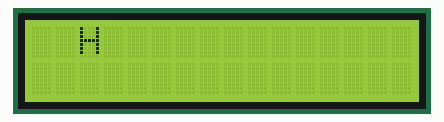
Recording of a sketch running on a simulated ESP8266 (NodeMCU). Parts: 16×2 character LCD. WiFi joins after 1.5 s; servers stay silent unless stated; network time is answered at once with the bench clock; the local clock reads 2024-03-15 10:24:30 at power-on unless the sketch sets it; what the sketch prints to the serial monitor is not drawn.

Above: at 0.1 s.
At 0.6 s:
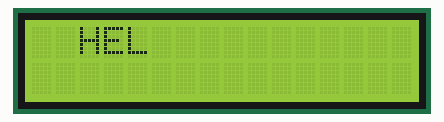
At 1.1 s:
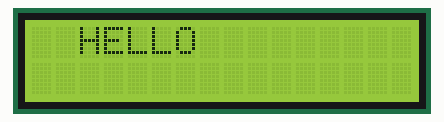
At 1.9 s:
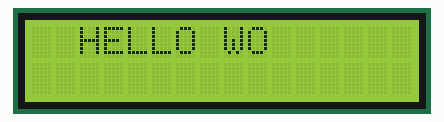
At 2.6 s:
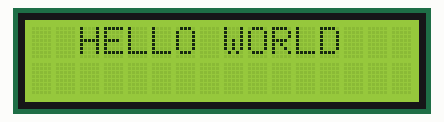
At 3.1 s:
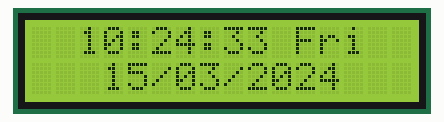

Measured:
- what the display in image 2 shows lasts 0.5 s, from 1.1 s to 1.6 s
- what the display in image 5 shows lasts 1.0 s, from 3.0 s to 4.0 s

The sketch:

ESP_NTP_Date_Time.ino
```cpp
#include <NTPClient.h>
#include <ESP8266WiFi.h>
#include <WiFiUdp.h>
#include <LiquidCrystal_I2C.h>

LiquidCrystal_I2C lcd(0x27, 16, 2);                               // create I2C object

const char *ssid = "MADT";                                        // WIFI Name
const char *password = "luckydumpy";                              // WIFI Password
WiFiUDP ntpUDP;                                                   // NTP Object

// NTPClient timeClient(UDP& udp, const char* poolServerName, int timeOffset (5hr 30 mins -> 19800 sec), unsigned long updateInterval);
// NTP Client Object Parameters
NTPClient timeClient(ntpUDP, "pool.ntp.org", 19800, 60000);

String intro[] = {"H", "E", "L", "L", "O", " ", "W", "O", "R", "L", "D"};
String arr_days[] = {"Sun", "Mon", "Tue", "Wed", "Thu", "Fri", "Sat"};

void setup() {
  Serial.begin(115200);                                           // Set the correct baud rate for ESP8266
  lcd.init();
  lcd.backlight();
  WiFi.begin(ssid, password);                                     // Connect NodeMCU to WIFI

  // Wait for WIFI to get connected
  while (WiFi.status() != WL_CONNECTED) {
    for (int i = 0; i <= 10; i++) {
      lcd.setCursor(i + 2, 0);
      lcd.print(intro[i]);
      delay(250);
      Serial.print(".");
    }
  }

  Serial.println("Connected....");                                // WIFI Connected
  timeClient.begin();                                             // Start the NTP
  lcd.clear();
}

String date_formatted;
String month_formatted;
String clean_date;

void loop() {

  // Start the update procedure
  timeClient.update();

  // Get the Unix Epoch Time
  time_t epochTime = timeClient.getEpochTime();

  //  Serial.println(timeClient.getFormattedTime());
  lcd.setCursor(2, 0);

  // Get Hours, Mins and Seconds
  int hh = timeClient.getHours();
  int mm = timeClient.getMinutes();
  int sec = timeClient.getSeconds();

  // Format the Output
  if (hh < 10) {
    lcd.print(0);
  }
  lcd.print(hh);
  lcd.print(":");

  if (mm < 10) {
    lcd.print(0);
  }
  lcd.print(mm);
  lcd.print(":");

  if (sec < 10) {
    lcd.print(0);
  }
  lcd.print(sec);

  // Translate the day and print it
  int day = timeClient.getDay();
  lcd.print(" ");
  lcd.print(arr_days[day]);

  // Get date from Epoch Time
  struct tm *ptm = gmtime ((time_t *)&epochTime);

  // store the date, month and year
  int date = ptm->tm_mday;
  int month = ptm->tm_mon + 1;
  int year = ptm->tm_year + 1900;

  // Format the date
  if (date < 10) {
    date_formatted = (0 + String(date));
  }
  else {
    date_formatted = String(date);
  }

  // Format the month
  if (month < 10) {
    month_formatted = (0 + String(month));
  }
  else {
    month_formatted = String(month);
  }

  clean_date = (date_formatted + "/" + month_formatted + "/" + String(year));
  // Serial.println(clean_date); // uncomment for debug only

  lcd.setCursor(3, 1);
  lcd.print(clean_date);

}
```
